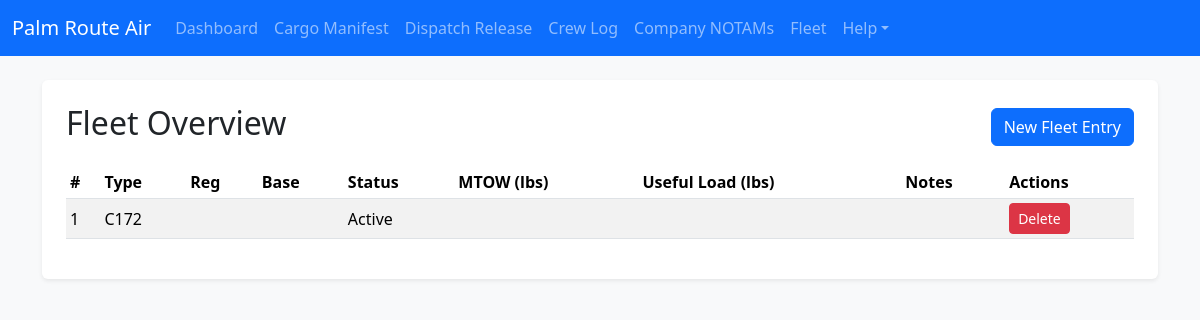
The app's page /fleet/history, older data.
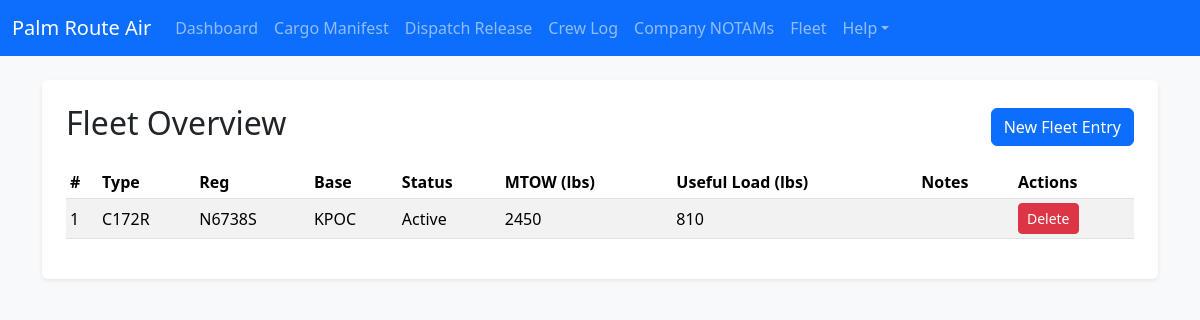
The same page, newer data.
### app.py (models this page shows)
class FleetEntry(db.Model):
    id = db.Column(db.Integer, primary_key=True)
    aircraft_type = db.Column(db.String(50))
    registration = db.Column(db.String(20))
    base = db.Column(db.String(10))
    status = db.Column(db.String(20))
    max_takeoff_weight = db.Column(db.String(20))
    useful_load = db.Column(db.String(20))
    notes = db.Column(db.Text)

### app.py (the view)
@app.route('/fleet/history')
def fleet_history():
    entries = FleetEntry.query.order_by(FleetEntry.id.desc()).all()
    return render_template('fleet_history.html', entries=entries)

### templates/fleet_history.html
{% extends 'base.html' %}
{% block content %}
<div class="p-4 bg-white rounded shadow-sm">
  <div class="d-flex justify-content-between align-items-center mb-3">
    <h2>Fleet Overview</h2>
    <a href="{{ url_for('fleet') }}" class="btn btn-primary">New Fleet Entry</a>
  </div>
  {% if entries %}
  <div class="table-responsive">
    <table class="table table-sm table-striped align-middle">
      <thead>
        <tr>
          <th>#</th>
          <th>Type</th>
          <th>Reg</th>
          <th>Base</th>
          <th>Status</th>
          <th>MTOW (lbs)</th>
          <th>Useful Load (lbs)</th>
          <th>Notes</th>
          <th>Actions</th>
        </tr>
      </thead>
      <tbody>
        {% for f in entries %}
        <tr>
          <td>{{ f.id }}</td>
          <td>{{ f.aircraft_type }}</td>
          <td>{{ f.registration }}</td>
          <td>{{ f.base }}</td>
          <td>{{ f.status }}</td>
          <td>{{ f.max_takeoff_weight }}</td>
          <td>{{ f.useful_load }}</td>
          <td style="max-width: 260px; white-space: nowrap; overflow: hidden; text-overflow: ellipsis;">{{ f.notes }}</td>
          <td class="text-nowrap">
            <form action="{{ url_for('delete_fleet', id=f.id) }}" method="post" class="d-inline">
              <button class="btn btn-danger btn-sm" onclick="return confirm('Delete this fleet entry?')">Delete</button>
            </form>
          </td>
        </tr>
        {% endfor %}
      </tbody>
    </table>
  </div>
  {% else %}
  <p class="text-muted">No fleet entries saved yet.</p>
  {% endif %}
</div>
{% endblock %}

Row changes from the older to the newer data that the page shows:
changed FleetEntry "Active": aircraft_type "C172" → "C172R"; registration (not shown) → "N6738S"; base (not shown) → "KPOC"; max_takeoff_weight (not shown) → "2450"; useful_load (not shown) → "810"
